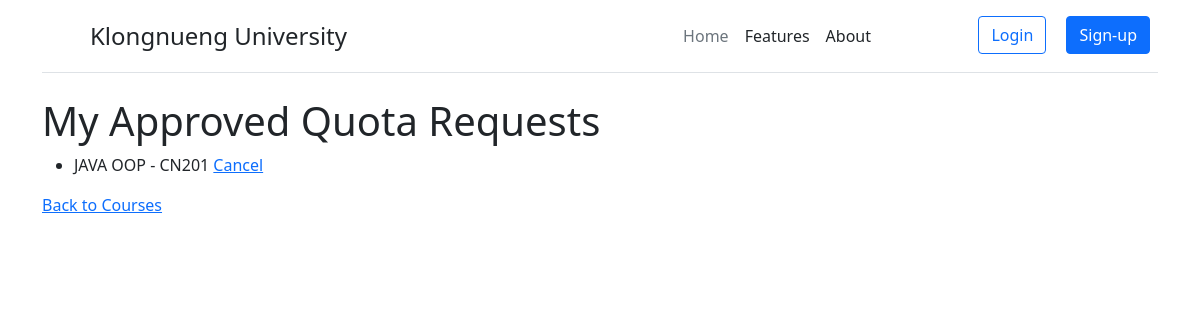
/my_quotas/ (signed in), run on an earlier commit of the app's database.
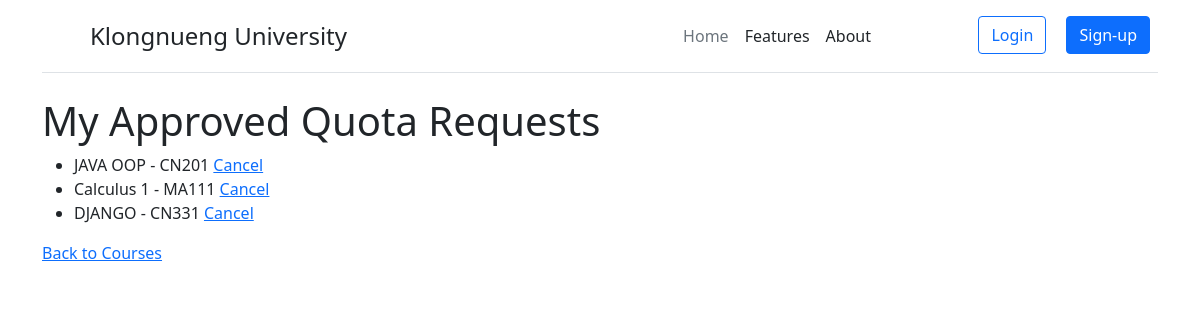
And on a later commit of the database.
### users/models.py (models this page shows, shortened)
class QuotaRequest(models.Model):
    user = models.ForeignKey(User, on_delete=models.CASCADE)
    course = models.ForeignKey(Course, on_delete=models.CASCADE)
    is_approved = models.BooleanField(default=False)

class Course(models.Model):
    code = models.CharField(max_length=10)
    name = models.CharField(max_length=100)
    semester = models.CharField(max_length=10)
    academic_year = models.IntegerField()
    seats = models.IntegerField()
    is_quota_open = models.BooleanField(default=True)

### users/views.py (the view)
# urls.py: path('my_quotas/', views.my_quota_requests, name='my_quota_requests'),
def my_quota_requests(request):
    quota_requests = QuotaRequest.objects.filter(user=request.user, is_approved=True)
    return render(request, 'my_quota_requests.html', {'quota_requests': quota_requests})

### templates/my_quota_requests.html (shortened to what this page needs)
{% extends "base.html" %}
{% block content %}
<h1>My Approved Quota Requests</h1>
<ul>
    {% for request in quota_requests %}
    <li>
        {{ request.course.name }} - {{ request.course.code }}
        <a href="{% url 'cancel_quota_request' request.id %}">Cancel</a>
    </li>
    {% empty %}
    <li>No approved quota requests.</li>
    {% endfor %}
</ul>
<a href="{% url 'course_list' %}">Back to Courses</a>
{% endblock %}

What changed in the data, as far as the page shows it:
added QuotaRequest: course.name "Calculus 1", course.code "MA111"
added QuotaRequest: course.name "DJANGO", course.code "CN331"
